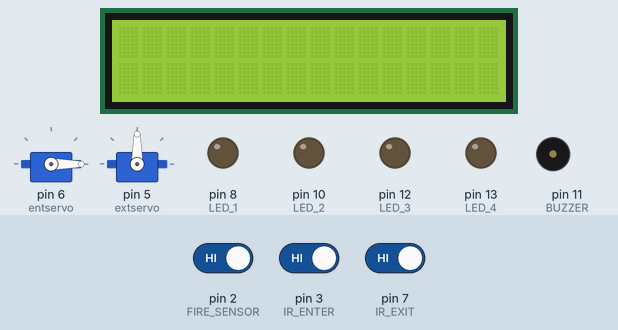
This sketch was run on a simulated Arduino Uno, built with avr-gcc and run on an emulated ATmega328P. Shown: 16×2 character LCD, 2 × servo, output pins drawn as LEDs (lit = HIGH), buzzer (waves = sounding). Dashed ring = blinking. The inputs (shaded band) are chosen by the test bench; at power-on: pin 2 (FIRE_SENSOR) HIGH, pin 3 (IR_ENTER) HIGH, pin 7 (IR_EXIT) HIGH. What the sketch prints to the serial monitor is not drawn.

Above: at 1.3 s.
1.4 s: pin 2 (FIRE_SENSOR) driven LOW
At 2.11 s:
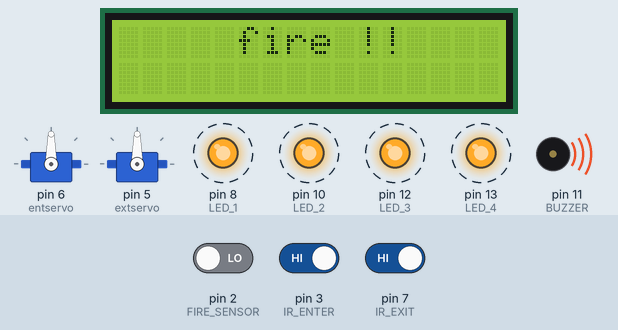
3.7 s: pin 2 (FIRE_SENSOR) driven HIGH
At 5.0 s:
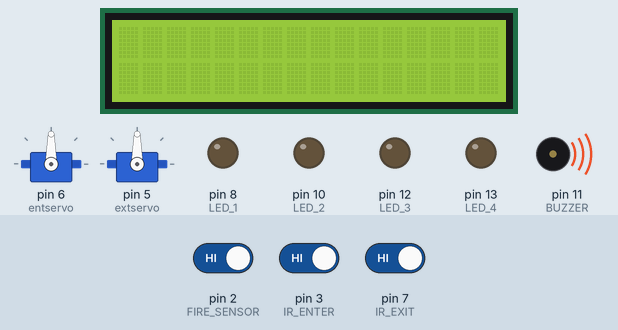
5.6 s: pin 3 (IR_ENTER) driven LOW
At 6.3 s:
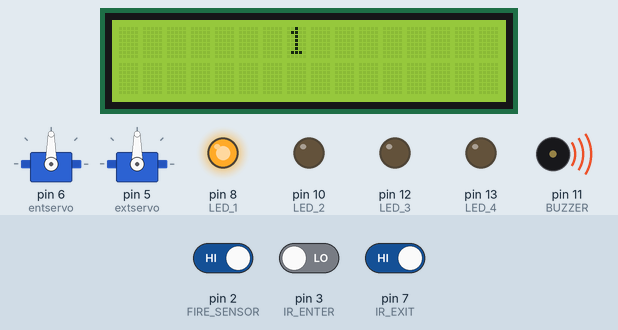
8.6 s: pin 3 (IR_ENTER) driven HIGH
At 10.3 s:
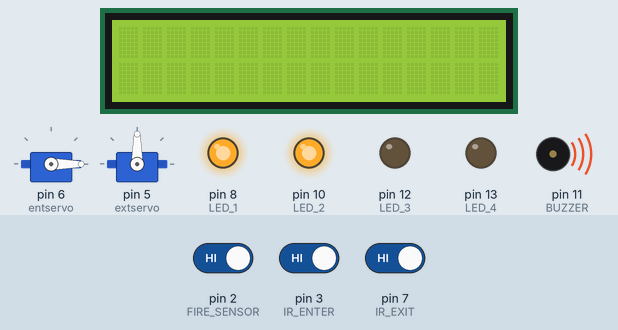
11.3 s: pin 7 (IR_EXIT) driven LOW
At 12.1 s:
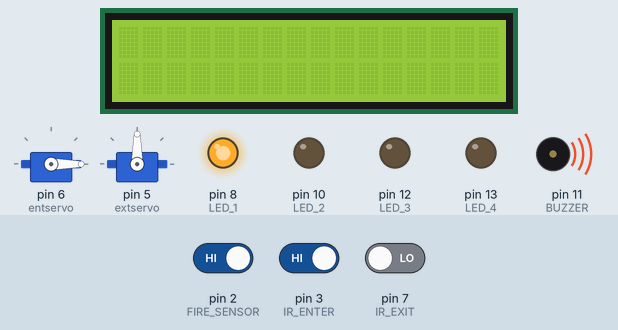
14.3 s: pin 2 (FIRE_SENSOR) driven LOW
At 16.25 s:
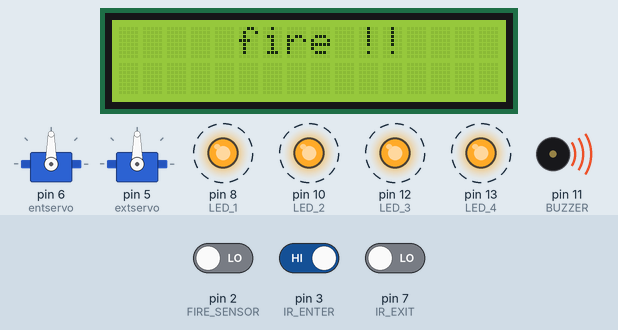
Timing chart, 0 to 18.3 s (numbered marks = the images above; inputs shaded):
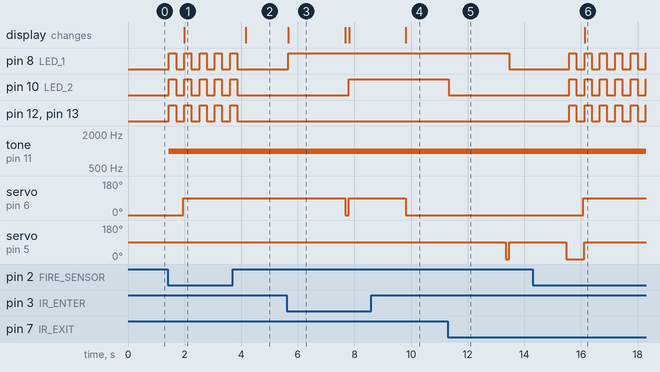

Measured:
- after the input at 1.4 s, pin 8 (LED_1), pin 10 (LED_2), pin 12 (LED_3), pin 13 (LED_4): alternates HIGH for 0.25 s and LOW for 0.29 s, starting after 0.05 s; tone on pin 11 (BUZZER): silent → 1000 Hz after 0.05 s; servo on pin 6 (entservo): 0° → 90° after 0.55 s; the display: changes after 0.59 s (image 1)
- after the input at 3.7 s, pin 8 (LED_1), pin 10 (LED_2), pin 12 (LED_3), pin 13 (LED_4): goes on until 3.9 s, then stays LOW; the display: changes after 0.45 s (image 2)
- after the input at 5.6 s, pin 8 (LED_1): LOW → HIGH after 0.05 s; pin 10 (LED_2): LOW → HIGH after 2.2 s; servo on pin 6 (entservo): 90° → 0° after 2.1 s, → 90° 0.12 s later; the display: changes after 0.06 s (image 3)
- after the input at 8.6 s, pin 12 (LED_3): stays LOW (without the input it goes to HIGH after 1.3 s); servo on pin 6 (entservo): goes on until 9.8 s, then stays 0°
- after the input at 11.3 s, pin 8 (LED_1): HIGH → LOW after 2.2 s; pin 10 (LED_2): HIGH → LOW at once; servo on pin 5 (extservo): 90° → 0° after 2.0 s, → 90° 0.12 s later
- after the input at 14.3 s, pin 8 (LED_1), pin 10 (LED_2), pin 12 (LED_3), pin 13 (LED_4): alternates HIGH for 0.25 s and LOW for 0.29 s, starting after 1.3 s; servo on pin 6 (entservo): 0° → 90° after 1.8 s; the display: changes after 1.8 s (image 6)
- what the display in image 3 shows lasts 2.0 s, from 5.7 s to 7.7 s

The sketch:

main.ino
```cpp
#include <Wire.h>
#include <LiquidCrystal_I2C.h>
#include <Servo.h>

Servo ENTER_SERVO;
#define FIRE_SENSOR 2
#define BUZZER 11
#define IR_ENTER 3
#define IR_EXIT 7
#define LED_1 8
#define LED_2 10
#define LED_3 12
#define LED_4 13
#define DELAY_TIME 250
#define ENTERservo 6
#define EXITservo 5

LiquidCrystal_I2C lcd(0x27, 16, 2);  // Set the LCD I2C address and dimensions
Servo entservo;
Servo extservo;

int Pspaces = 0;  // 4
char message [10]= "";

void setup()
{
  lcd.init();
  lcd.init();
  lcd.backlight();
  lcd.clear();
  entservo.attach(6);
  extservo.attach(5);
  Serial.begin (9600);
  pinMode (IR_ENTER , INPUT);
  pinMode (IR_EXIT , INPUT);
  pinMode (FIRE_SENSOR , INPUT);
  pinMode (LED_1 , OUTPUT);
  pinMode (LED_2 , OUTPUT);
  pinMode (LED_3 , OUTPUT);
  pinMode (LED_4 , OUTPUT);

  servo(ENTERservo,0);
}

void loop(){

 bool IR1status = digitalRead(IR_ENTER);
 bool FlameStatus = digitalRead(FIRE_SENSOR);
 bool IR2status = digitalRead(IR_EXIT);

 if (FlameStatus == false){
  alarming();
}
 else if (IR1status == false) {
  enter();
}
else if (IR2status == false) {
  exitir();
}


 // sprintf (message, "%d, %d, %d, %d" , Pspaces[0], Pspaces[1], Pspaces[2], Pspaces[3]);
 sprintf (message, "%d" , Pspaces);
 //Serial.println(message);
 delay(100);
}

void enter (){
     switch(Pspaces){
        case 0:
        Pspaces=1;
        digitalWrite(LED_1, HIGH);
        //sprintf(message, "%d", )
        LCDWrite(0,7,"1");
        servo(ENTERservo,90);
        break;
        case 1:
        Pspaces=2;
        digitalWrite(LED_2, HIGH);
        LCDWrite(0,7,"2");
        servo(ENTERservo,90);
        break;
        case 2:
        Pspaces=3;
        digitalWrite(LED_3, HIGH);
        LCDWrite(0,7,"3");
        servo(ENTERservo,90);
        break;
        case 3:
        Pspaces=4;
        digitalWrite(LED_4, HIGH);
        LCDWrite(0,7,"4");
        servo(ENTERservo,90);
        break;
        default:
        digitalWrite(LED_1, LOW);
        digitalWrite(LED_2, LOW);
        digitalWrite(LED_3, LOW);
        digitalWrite(LED_4, LOW);
        LCDWrite(0,0,"Garage is FULL!");
   }
   delay (2000);
   lcd.clear();
   servo(ENTERservo,0);
}

void exitir(){
       switch(Pspaces){
        case 1:
        Pspaces=0;
        digitalWrite(LED_1, LOW);

        servo(EXITservo,90);
        break;
        case 2:
        Pspaces=1;
        digitalWrite(LED_2, LOW);
        servo(EXITservo,90);
        break;
        case 3:
        Pspaces=2;
        digitalWrite(LED_3, LOW);

        servo(EXITservo,90);
        break;
        case 4:
        Pspaces=3;
        digitalWrite(LED_4, LOW);
        servo(EXITservo,90);
        break;
   }
   delay (2000);
   servo(EXITservo,0);
}

void LCDWrite(int x, int y, char mes[]){
    lcd.clear();
    lcd.setCursor(y, x);
    lcd.print(mes);
}

void alarming()
{
  while(!digitalRead(FIRE_SENSOR)){
  tone(BUZZER , 1000);
  ledblink();
  servo(ENTERservo,90);
  servo(EXITservo,90);
  LCDWrite (0,5,"fire !!");
  bluetooth(0);
  }
   lcd.clear();
   bluetooth(1);


}

void ledblink(){
  digitalWrite (LED_1 ,HIGH);
  digitalWrite (LED_2 ,HIGH);
  digitalWrite (LED_3 ,HIGH);
  digitalWrite (LED_4 ,HIGH);

  delay(DELAY_TIME);

  digitalWrite (LED_1 ,LOW);
  digitalWrite (LED_2 ,LOW);
  digitalWrite (LED_3 ,LOW);
  digitalWrite (LED_4 ,LOW);

  delay(DELAY_TIME);
}

void servo(int pin, int deg){
  if(pin == 6){
  entservo.write(deg);
  delay(15);
  }
  else if (pin == 5){
  extservo.write(deg);
  delay(15);
  }
}
void bluetooth(int reading){
  Serial.println(reading);
}
```
